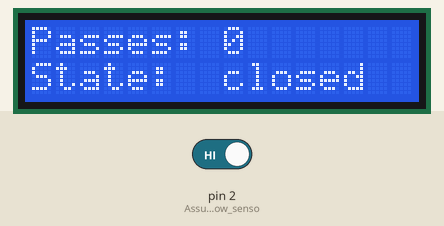
A sketch run on a simulated Arduino Uno, built with avr-gcc and run on an emulated ATmega328P. Parts: 16×2 character LCD. Inputs (shaded band) come from the test bench; at power-on: pin 2 (Assuming_active-low_senso) HIGH.

Above: at 1.2 s.
1.3 s: pin 2 (Assuming_active-low_senso) driven LOW
At 2.5 s:
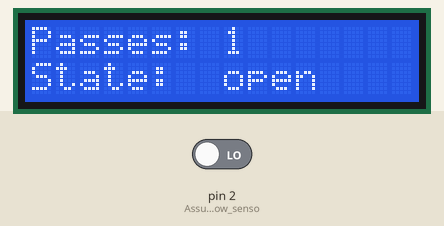
2.8 s: pin 2 (Assuming_active-low_senso) driven HIGH
At 3.7 s:
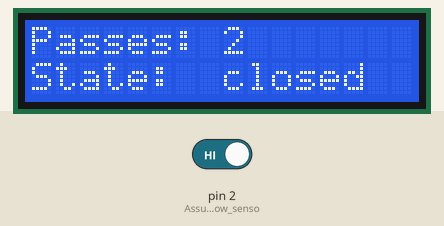
4.3 s: pin 2 (Assuming_active-low_senso) driven LOW
At 4.8 s:
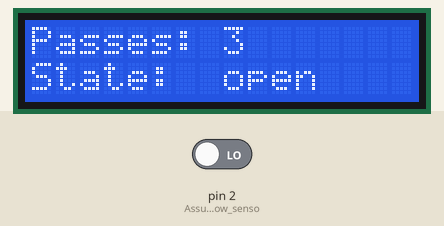
Timing chart, 0 to 7.3 s (numbered marks = the images above; inputs shaded):
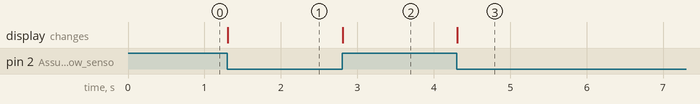

Measured:
- after the input at 1.3 s, the display: changes at once (image 1)
- after the input at 2.8 s, the display: changes at once (image 2)
- after the input at 4.3 s, the display: changes at once (image 3)

The sketch:

hall-effect-sensor-lcd-panel-readout.ino
```cpp
#include <LiquidCrystal.h>

// Initialize the library with the numbers of the interface pins
const int rs = 16, en = 10, d4 = 4, d5 = 5, d6 = 6, d7 = 7;
LiquidCrystal lcd(rs, en, d4, d5, d6, d7);
volatile int magnetCounter = 0; // Counter for magnetic field change detections

void setup() {
  lcd.begin(16, 2); // Specify the dimensions of the LCD
  pinMode(2, INPUT_PULLUP); // Assuming active-low sensor. Use INPUT if active-high.

  // Attach an interrupt to the Hall Effect sensor pin (pin 2)
  attachInterrupt(digitalPinToInterrupt(2), magnetDetectedISR, CHANGE);
}

void loop() {
  static int lastDisplayCount = -1; // Store the last displayed count for comparison
  noInterrupts(); // Disable interrupts while accessing the shared variable
  int displayCount = magnetCounter; // Copy the counter
  interrupts(); // Re-enable interrupts

  // Check if the count has changed or it's the first update
  if (displayCount != lastDisplayCount) {
    lastDisplayCount = displayCount; // Update last displayed count

    // Construct the display strings
    String passesStr = "Passes: " + String(displayCount);
    String stateStr = "State:  " + String((displayCount % 2 == 0) ? "closed" : "open");

    // Clear previous content by overwriting with spaces
    lcd.setCursor(0, 0);
    lcd.print(passesStr + "                "); // Ensure to overwrite the entire line
    lcd.setCursor(0, 1);
    lcd.print(stateStr + "                "); // Ensure to overwrite the entire line
  }
}

// Interrupt service routine for detecting magnet
void magnetDetectedISR() {
  magnetCounter++;
}
```
